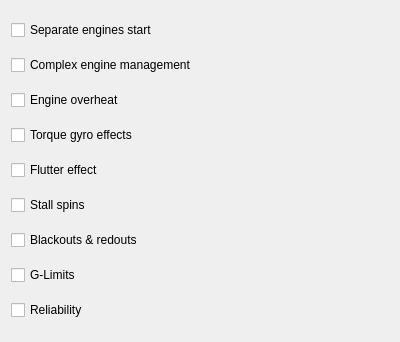
<?xml version="1.0" encoding="UTF-8"?>
<ui version="4.0">
 <class>DifficultyFlightModelPage</class>
 <widget class="QWidget" name="DifficultyFlightModelPage">
  <property name="geometry">
   <rect>
    <x>0</x>
    <y>0</y>
    <width>400</width>
    <height>342</height>
   </rect>
  </property>
  <property name="windowTitle">
   <string>Form</string>
  </property>
  <layout class="QVBoxLayout" name="verticalLayout">
   <item>
    <widget class="QCheckBox" name="SeparateEStart">
     <property name="text">
      <string>Separate engines start</string>
     </property>
    </widget>
   </item>
   <item>
    <widget class="QCheckBox" name="ComplexEManagement">
     <property name="text">
      <string>Complex engine management</string>
     </property>
    </widget>
   </item>
   <item>
    <widget class="QCheckBox" name="EngineOverheat">
     <property name="text">
      <string>Engine overheat</string>
     </property>
    </widget>
   </item>
   <item>
    <widget class="QCheckBox" name="TorqueGyroEffects">
     <property name="text">
      <string>Torque gyro effects</string>
     </property>
    </widget>
   </item>
   <item>
    <widget class="QCheckBox" name="FlutterEffect">
     <property name="text">
      <string>Flutter effect</string>
     </property>
    </widget>
   </item>
   <item>
    <widget class="QCheckBox" name="StallSpins">
     <property name="text">
      <string>Stall spins</string>
     </property>
    </widget>
   </item>
   <item>
    <widget class="QCheckBox" name="BlackoutsRedouts">
     <property name="text">
      <string>Blackouts &amp;&amp; redouts</string>
     </property>
    </widget>
   </item>
   <item>
    <widget class="QCheckBox" name="GLimits">
     <property name="text">
      <string>G-Limits</string>
     </property>
    </widget>
   </item>
   <item>
    <widget class="QCheckBox" name="Reliability">
     <property name="text">
      <string>Reliability</string>
     </property>
    </widget>
   </item>
  </layout>
 </widget>
 <resources/>
 <connections/>
</ui>
